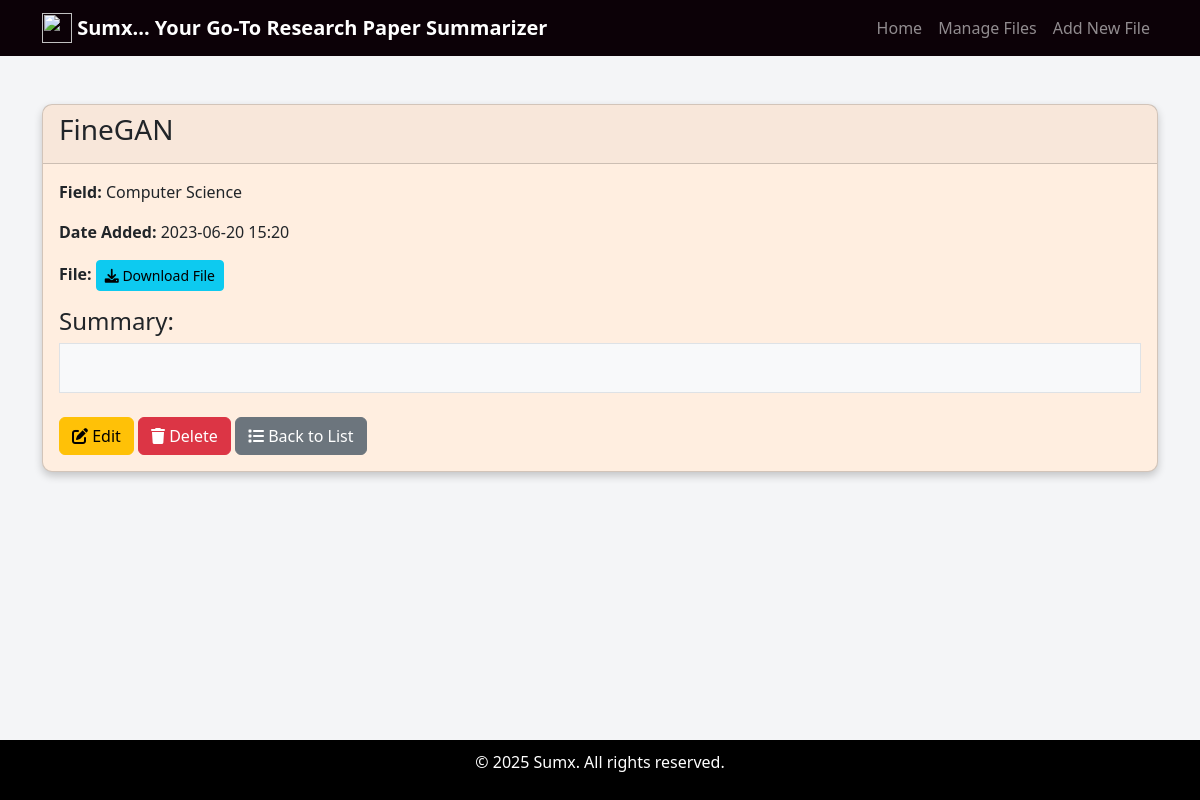
/submissions/5/, run on the app's committed database.
### summarize/models.py (models this page shows, shortened)
class Submission(models.Model):
    title = models.TextField(max_length=100)
    field = models.CharField(max_length=50)
    paper = models.FileField(upload_to='papers/', null=True, validators=[FileExtensionValidator(['pdf'])])
    summary = models.TextField(max_length=1000, blank=True, editable=False)
    date = models.DateTimeField(default=timezone.now, editable=False)

### summarize/views.py (the view)
# urls.py: path('submissions/<int:pk>/', views.submission_detail, name='submission_detail'),
def submission_detail(request, pk):
    submission = get_object_or_404(Submission, pk=pk)
    return render(request, 'submission_detail.html', {'submission': submission})

### summarize/templates/submission_detail.html (shortened to what this page needs)
{% extends "base.html" %}
{% block content %}
<div class="container mt-4">
    <div class="card">
        <div class="card-header">
            <h3>{{ submission.title }}</h3>
        </div>
        <div class="card-body">
            <p><strong>Field:</strong> {{ submission.field }}</p>
            <p><strong>Date Added:</strong> {{ submission.date|date:"Y-m-d H:i" }}</p>
            {% if submission.paper %}
            <p><strong>File:</strong>
                <a href="{{ submission.paper.url }}" target="_blank" class="btn btn-info btn-sm">
                    <i class="fas fa-download"></i> Download File
                </a>
            </p>
            {% endif %}
            <h4 class="mt-3">Summary:</h4>
            <div class="border p-3 mt-2 bg-light">
            </div>
            <div class="mt-4">
                <a href="{% url 'submission_edit' pk=submission.pk %}" class="btn btn-warning">
                    <i class="fas fa-edit"></i> Edit
                </a>
                <a href="{% url 'submission_delete' pk=submission.pk %}" class="btn btn-danger">
                    <i class="fas fa-trash"></i> Delete
                </a>
                <a href="{% url 'submission_list' %}" class="btn btn-secondary">
                    <i class="fas fa-list"></i> Back to List
                </a>
            </div>
        </div>
    </div>
</div>
{% endblock %}

### summarize/templates/base.html (style rules this page uses)
body { background-color: #f4f5f7; display: flex; flex-direction: column; min-height: 100vh; }
.card { background-color: #ffeee0; border-radius: 10px; box-shadow: 0 4px 8px rgba(0, 0, 0, 0.2); margin-bottom: 20px; }

### data on the page
Submission: title "FineGAN", field "Computer Science", date "2023-06-20 15:20"
